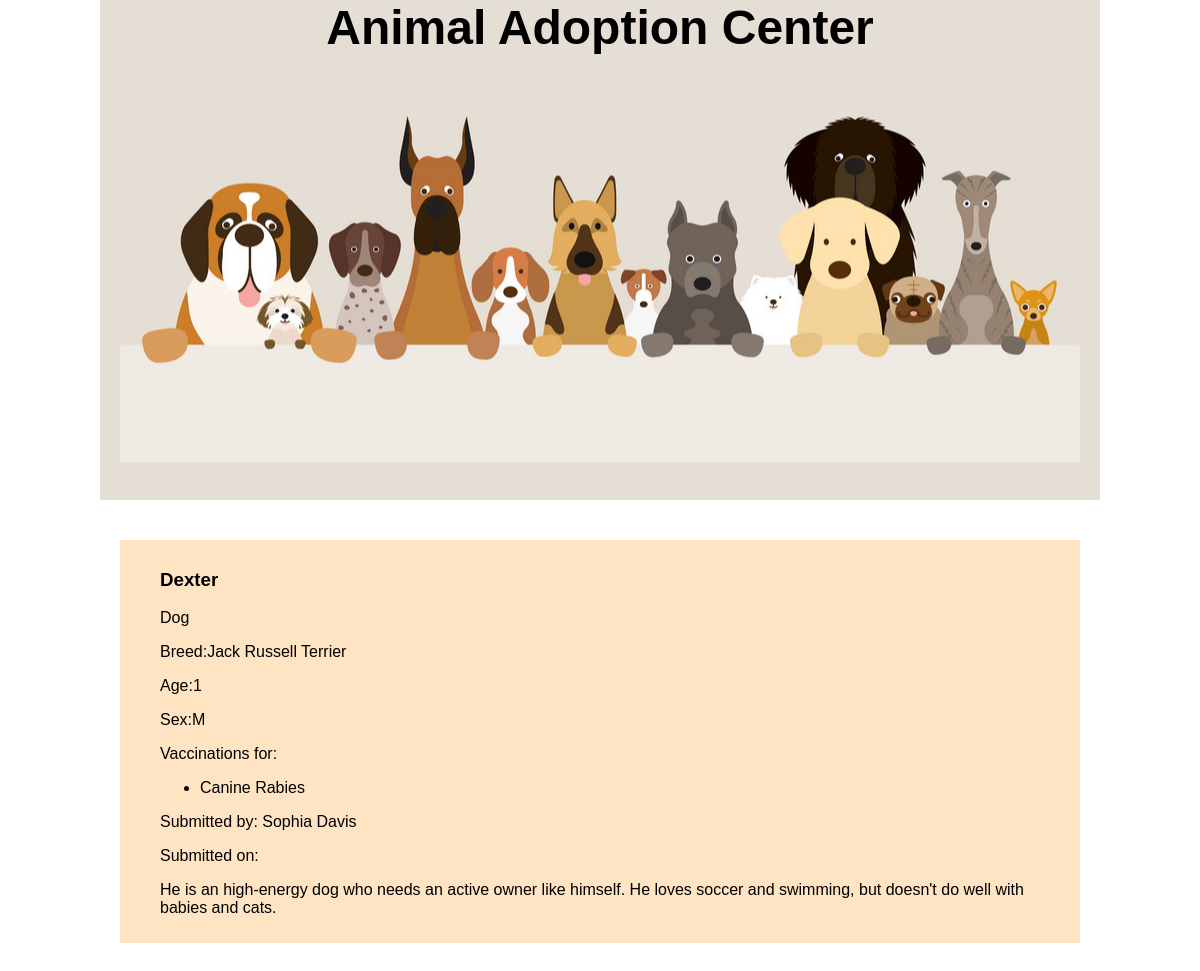
The page /adoptions/44/ on the database its author committed.
### adoptions/models.py (models this page shows, shortened)
class Pet(models.Model):
    name = models.CharField(max_length=50)
    species = models.CharField(max_length=15)
    breed = models.CharField(max_length=30, blank=True)
    sex = models.CharField(max_length=1, choices=[('M','Male'),('F','Female')], blank=True)
    age = models.IntegerField(null=True)
    submitter = models.CharField(max_length=100)
    submission_date = models.DateTimeField()
    description = models.TextField(blank=True)
    vaccinations = models.ManyToManyField('Vaccine', blank=True) # Foreign key to Vaccine model
    picture = models.URLField(blank=True)

class Vaccine(models.Model):
    name = models.CharField(max_length=50, unique=True)

### adoptions/views.py (the view)
# urls.py: path('adoptions/<int:id>/', views.pet_detail, name='pet_detail'),
def pet_detail(req, id):
    try:
        pet = Pet.objects.get(id=id)
    except Pet.DoesNotExist:
        raise Http404('Pet not found')
    return render(req, 'pet_detail.html', {'pet': pet})

### adoptions/templates/pet_detail.html
{% extends 'base.html' %}
    {% block content %}
        <div class="pet_detail">
            <h3>{{ pet.name | capfirst}}</h3>
            <p>{{ pet.species }}</p>
            {% if pet.breed %}
                <p>Breed:{{ pet.breed }}</p>
            {% endif %}
            {% if pet.age %}
                <p>Age:{{ pet.age }}</p>
            {% endif %}
            {% if pet.sex %}
                <p>Sex:{{ pet.sex }}</p>
            {% endif %}
            {% if pet.vaccinations.all %}
                <p>Vaccinations for:</p>
                <ul>
                {% for vaccination in pet.vaccinations.all %}
                    <li>{{ vaccination.name }}</li>
                {% endfor %}
                </ul>
            {% endif %}
            <p>Submitted by: {{ pet.submitter}} </p>
            <p>Submitted on: {{ pet.submision_date | date:"M d Y"}} </p>
            <p>{{ pet.description }}</p>
        </div>
    {% endblock content %}

### static/style.css (style rules this page uses)
body { margin: 0; font-family: 'Gill Sans', 'Gill Sans MT', Calibri, 'Trebuchet MS', sans-serif; }
.pet_detail { background-color: bisque; margin: 40px 10%; padding: 10px 40px; }

### rows shown on the page
Pet: name "Dexter", species "Dog", breed "Jack Russell Terrier", age "1", sex "M", submitter "Sophia Davis", description "He is an high-energy dog who needs an active owner like himself. He loves soccer and swimming, but doesn't do well with babies and cats."
Vaccine: name "Canine Rabies"
